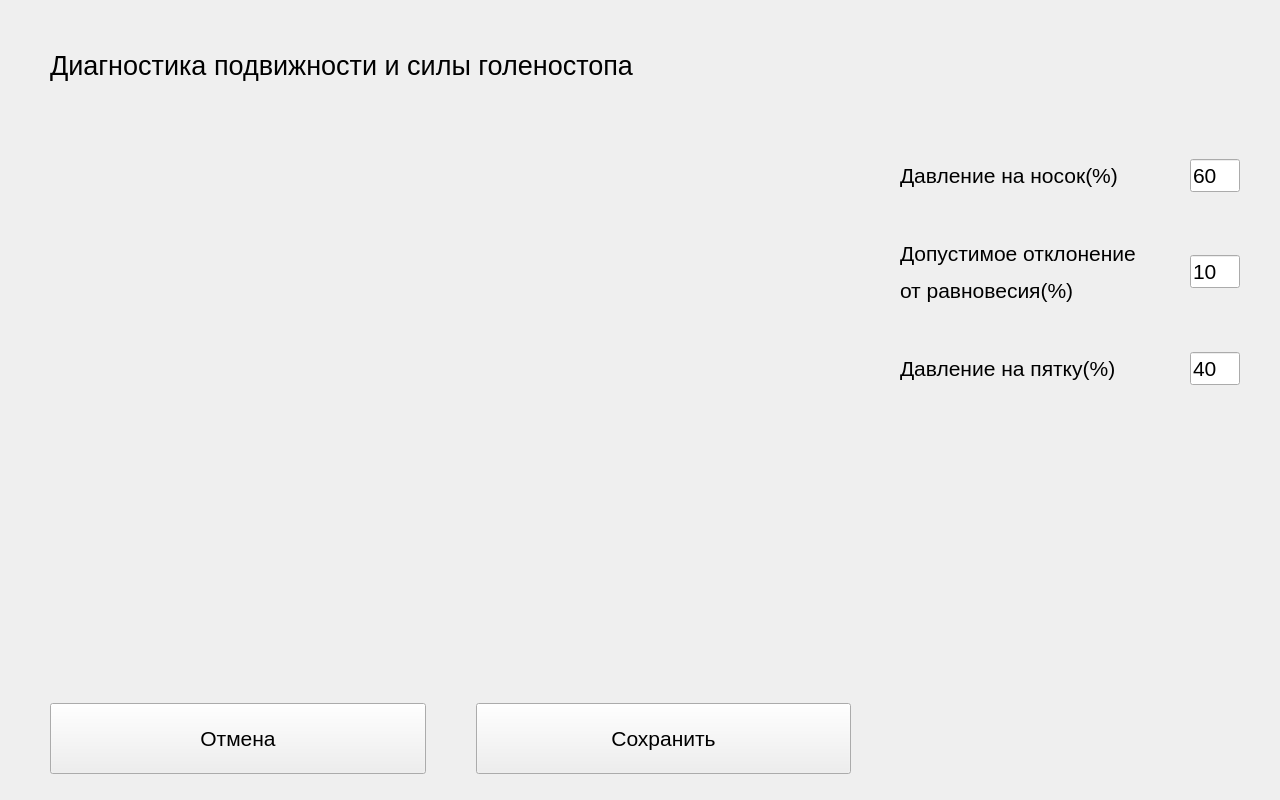
<?xml version="1.0" encoding="UTF-8"?>
<ui version="4.0">
 <class>DiagnosisAnkleMobStrPage</class>
 <widget class="QWidget" name="DiagnosisAnkleMobStrPage">
  <property name="geometry">
   <rect>
    <x>0</x>
    <y>0</y>
    <width>1280</width>
    <height>800</height>
   </rect>
  </property>
  <property name="windowTitle">
   <string>Form</string>
  </property>
  <widget class="QLabel" name="label_leg">
   <property name="geometry">
    <rect>
     <x>10</x>
     <y>190</y>
     <width>841</width>
     <height>491</height>
    </rect>
   </property>
   <property name="text">
    <string>&lt;html&gt;&lt;head/&gt;&lt;body&gt;&lt;p&gt;&lt;img src=&quot;:/leg_img/main_img/detail_00001.png&quot;/&gt;&lt;/p&gt;&lt;/body&gt;&lt;/html&gt;</string>
   </property>
  </widget>
  <widget class="QWidget" name="horizontalLayoutWidget">
   <property name="geometry">
    <rect>
     <x>0</x>
     <y>703</y>
     <width>851</width>
     <height>101</height>
    </rect>
   </property>
   <layout class="QHBoxLayout" name="horizontalLayout">
    <property name="spacing">
     <number>50</number>
    </property>
    <property name="leftMargin">
     <number>50</number>
    </property>
    <property name="bottomMargin">
     <number>30</number>
    </property>
    <item>
     <widget class="QPushButton" name="pushButton_cancel">
      <property name="sizePolicy">
       <sizepolicy hsizetype="Expanding" vsizetype="Expanding">
        <horstretch>0</horstretch>
        <verstretch>0</verstretch>
       </sizepolicy>
      </property>
      <property name="font">
       <font>
        <pointsize>16</pointsize>
       </font>
      </property>
      <property name="text">
       <string>Отмена</string>
      </property>
     </widget>
    </item>
    <item>
     <widget class="QPushButton" name="pushButton_forward">
      <property name="sizePolicy">
       <sizepolicy hsizetype="Expanding" vsizetype="Expanding">
        <horstretch>0</horstretch>
        <verstretch>0</verstretch>
       </sizepolicy>
      </property>
      <property name="font">
       <font>
        <pointsize>16</pointsize>
       </font>
      </property>
      <property name="text">
       <string>Сохранить</string>
      </property>
     </widget>
    </item>
   </layout>
  </widget>
  <widget class="QWidget" name="verticalLayoutWidget">
   <property name="geometry">
    <rect>
     <x>870</x>
     <y>130</y>
     <width>401</width>
     <height>286</height>
    </rect>
   </property>
   <layout class="QVBoxLayout" name="verticalLayout">
    <property name="spacing">
     <number>20</number>
    </property>
    <item>
     <layout class="QHBoxLayout" name="horizontalLayout_3">
      <property name="spacing">
       <number>10</number>
      </property>
      <item>
       <widget class="QLabel" name="label_flexion">
        <property name="sizePolicy">
         <sizepolicy hsizetype="Fixed" vsizetype="Preferred">
          <horstretch>0</horstretch>
          <verstretch>0</verstretch>
         </sizepolicy>
        </property>
        <property name="minimumSize">
         <size>
          <width>250</width>
          <height>0</height>
         </size>
        </property>
        <property name="font">
         <font>
          <pointsize>16</pointsize>
         </font>
        </property>
        <property name="text">
         <string>&lt;html&gt;&lt;head/&gt;&lt;body&gt;&lt;p&gt;Давление на носок(%)&lt;/p&gt;&lt;/body&gt;&lt;/html&gt;</string>
        </property>
       </widget>
      </item>
      <item>
       <widget class="QLineEdit" name="lineEdit_flexion">
        <property name="sizePolicy">
         <sizepolicy hsizetype="Fixed" vsizetype="Fixed">
          <horstretch>0</horstretch>
          <verstretch>0</verstretch>
         </sizepolicy>
        </property>
        <property name="maximumSize">
         <size>
          <width>50</width>
          <height>16777215</height>
         </size>
        </property>
        <property name="font">
         <font>
          <pointsize>16</pointsize>
         </font>
        </property>
        <property name="text">
         <string>60</string>
        </property>
       </widget>
      </item>
     </layout>
    </item>
    <item>
     <layout class="QHBoxLayout" name="horizontalLayout_4">
      <property name="spacing">
       <number>10</number>
      </property>
      <item>
       <widget class="QLabel" name="label_tenzo_error">
        <property name="sizePolicy">
         <sizepolicy hsizetype="Fixed" vsizetype="Preferred">
          <horstretch>0</horstretch>
          <verstretch>0</verstretch>
         </sizepolicy>
        </property>
        <property name="minimumSize">
         <size>
          <width>250</width>
          <height>0</height>
         </size>
        </property>
        <property name="font">
         <font>
          <pointsize>16</pointsize>
         </font>
        </property>
        <property name="text">
         <string>&lt;html&gt;&lt;head/&gt;&lt;body&gt;&lt;p&gt;Допустимое отклонение&lt;/p&gt;&lt;p&gt;от равновесия(%)&lt;/p&gt;&lt;/body&gt;&lt;/html&gt;</string>
        </property>
        <property name="alignment">
         <set>Qt::AlignLeading|Qt::AlignLeft|Qt::AlignVCenter</set>
        </property>
       </widget>
      </item>
      <item>
       <widget class="QLineEdit" name="lineEdit_tenzo_error">
        <property name="maximumSize">
         <size>
          <width>50</width>
          <height>16777215</height>
         </size>
        </property>
        <property name="font">
         <font>
          <pointsize>16</pointsize>
         </font>
        </property>
        <property name="text">
         <string>10</string>
        </property>
       </widget>
      </item>
     </layout>
    </item>
    <item>
     <layout class="QHBoxLayout" name="horizontalLayout_5">
      <property name="spacing">
       <number>10</number>
      </property>
      <item>
       <widget class="QLabel" name="label_extension">
        <property name="sizePolicy">
         <sizepolicy hsizetype="Fixed" vsizetype="Preferred">
          <horstretch>0</horstretch>
          <verstretch>0</verstretch>
         </sizepolicy>
        </property>
        <property name="minimumSize">
         <size>
          <width>250</width>
          <height>0</height>
         </size>
        </property>
        <property name="font">
         <font>
          <pointsize>16</pointsize>
         </font>
        </property>
        <property name="text">
         <string>&lt;html&gt;&lt;head/&gt;&lt;body&gt;&lt;p&gt;Давление на пятку(%)&lt;/p&gt;&lt;/body&gt;&lt;/html&gt;</string>
        </property>
       </widget>
      </item>
      <item>
       <widget class="QLineEdit" name="lineEdit_extension">
        <property name="maximumSize">
         <size>
          <width>50</width>
          <height>16777215</height>
         </size>
        </property>
        <property name="font">
         <font>
          <pointsize>16</pointsize>
         </font>
        </property>
        <property name="text">
         <string>40</string>
        </property>
       </widget>
      </item>
     </layout>
    </item>
   </layout>
  </widget>
  <widget class="QLabel" name="labelWidgetName">
   <property name="geometry">
    <rect>
     <x>50</x>
     <y>40</y>
     <width>651</width>
     <height>51</height>
    </rect>
   </property>
   <property name="font">
    <font>
     <pointsize>20</pointsize>
    </font>
   </property>
   <property name="text">
    <string>&lt;html&gt;&lt;head/&gt;&lt;body&gt;&lt;p&gt;Диагностика подвижности и силы голеностопа&lt;/p&gt;&lt;/body&gt;&lt;/html&gt;</string>
   </property>
  </widget>
 </widget>
 <resources/>
 <connections/>
</ui>
